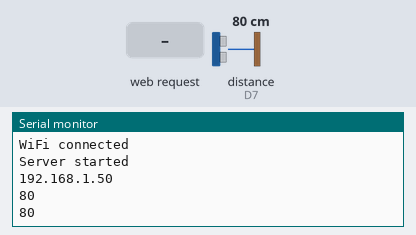
Recording of a sketch running on a simulated ESP8266 (NodeMCU). On the bench: the last lines printed to the serial monitor. Wiring (inferred from the names in the program): ultrasonic range finder: trigger D6; echo D7. Inputs (shaded band) come from the test bench; at power-on: distance to the obstacle (sensor on D7) 80 cm. The echo pulse lasts 58.3 µs per cm; WiFi joins after 1.5 s; servers stay silent unless stated.

Above: at 2.7 s.
2.8 s: HTTP request GET /gpio/0 received
5.0 s: distance to the obstacle (sensor on D7) set to 2 cm
At 6.1 s:
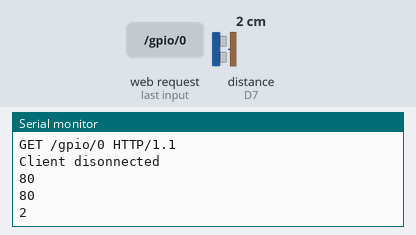
6.5 s: HTTP request GET /gpio/1 received
8.0 s: distance to the obstacle (sensor on D7) set to 4 cm
At 9.3 s:
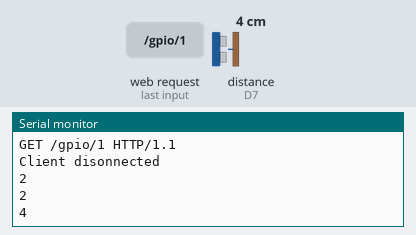
Timing chart, 0 to 10.5 s (numbered marks = the images above; inputs shaded):
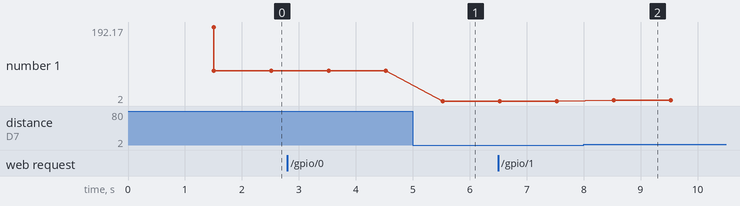

Measured:
- after the input at 5.0 s, the serial monitor: prints a new line after 0.53 s (image 1)
- after the input at 8.0 s, the serial monitor: prints a new line after 0.53 s (image 2)
- plotted number 1: 80 → 2 after the input at 5.0 s, 2 → 4 after the input at 8.0 s

The sketch:

dalnomer.ino.ino
```cpp
#include <ESP8266WiFi.h>
const char* ssid = "TP-LINK-2";
const char* password = "12340000";
WiFiServer server(80);
unsigned long lastMillis = 0;
//Определяем и задаем к каким контактам (D7, D6)модуля микроконтроллера ESP-8266 будут подключены контакты (Echo, Trigger) ультразвукового датчика HC-SR04
#define echoPin D7 // Echo — входной сигнал эха от модуля ультразвукового датчика
// HC-SR04
#define trigPin D6 // Trigger — выходной сигнал запуска внутреннего микроконтроллера
// датчика HC-SR04 поступающий от модуля ESP-8266

long duration, distance; /* Задаём переменную duration — значение длины принимаемого импульса со входа Echo — эхо от модуля ультразвукового датчика HC-SR04; и переменную distance — вычисленное значение расстояния от датчика до предмета от которого отразился ультразвуковой импульс. long — переменная длиной 32 бита со знаком (4 байта), может принимать значения от -2147483648 до 2147483647 */

void setup() {
	Serial.begin(115200);

  pinMode(trigPin, OUTPUT);/* задаем режим OUTPUT- «Выход» контакту D6 модуля ESP-8266 с именем в нашей программе trigPin */
pinMode(echoPin, INPUT);/* задаем режим INPUT- «Вход» контакту D7 модуля ESP-8266 с именем в нашей программе echoPin */
// Connect to WiFi network
  Serial.println();
  Serial.println();
  Serial.print("Connecting to ");
  Serial.println(ssid);

  WiFi.mode(WIFI_STA);
  WiFi.begin(ssid, password);

  while (WiFi.status() != WL_CONNECTED) {
    delay(500);
    Serial.print(".");
  }
  Serial.println("");
  Serial.println("WiFi connected");

  // Start the server
  server.begin();
  Serial.println("Server started");

  // Print the IP address
  Serial.println(WiFi.localIP());
}


void loop() {


digitalWrite(trigPin, LOW);/*С помощью функции digitalWrite() подаем на цифровой вход/выход (pin) (контакт D6 модуля ESP-8266 переменная в программе trigPin) значение логического нуля LOW — 0 Вольт (земля).*/

delayMicroseconds(2); /*задаем длительность логического нуля на trigPin 2 микросекунды*/

digitalWrite(trigPin, HIGH);/*Подаем на цифровой вход/выход (pin) (контакт D6 модуля ESP-8266 переменная в программе trigPin) значение логической единицы HIGH — 5 Вольт (3.3 Вольт для 3.3 Вольт-вых  плат).*/

delayMicroseconds(10);/*задаем длительность логической единицы на trigPin 10 микросекунд */

digitalWrite(trigPin, LOW);/*Подаем на цифровой вход/выход(pin)(контакт D6 модуля ESP-8266 переменная в программе trigPin)значение логического нуля LOW — 0 Вольт (земля).*/

duration = pulseIn(echoPin, HIGH);/*Присваиваем переменной duration значение HIGH длительности принимаемого импульса с контакта D7 модуля ESP-8266 (переменная в программе echoPin) то есть принимаем усиленный и преобразованный датчиком HC-SR04 импульс пропорциональный дистанции до обнаруженного объекта ультразвуковым датчиком */

distance = duration/58.2;/*  Вычисляем по эмпирической формуле дистанцию до обнаруженного объекта (в см), опираясь на скорость звука в воздухе  изменяя значение коэффициента 58.2 можем скорректировать  линейную погрешность ультразвукового датчика*/

Serial.println(distance);/* Передаем в «Монитор порта» дистанцию до обнаруженного объекта (в см) через последовательный порт как ASCII текст с следующим за ним символом переноса строки (ASCII символ 13 или ‘\r’) и символом новой строки (ASCII 10 или ‘\n’) */

delay(1000);
 // Check if a client has connected
  WiFiClient client = server.available();
  if (!client) {
    return;
  }

  // Wait until the client sends some data
  Serial.println("new client");
  while(!client.available()){
    delay(1);
  }

  // Read the first line of the request
  String req = client.readStringUntil('\r');
  Serial.println(req);
  client.flush();

  // Match the request
  int val;
  if (req.indexOf("/gpio/0") != -1)
    val = 0;
  else if (req.indexOf("/gpio/1") != -1)
    val = 1;
  else {
    Serial.println("invalid request");
    client.stop();
    return;
  }

  // Set GPIO2 according to the request
  digitalWrite(2, val);

  client.flush();

  // Prepare the response
  String s = "HTTP/1.1 200 OK\r\nContent-Type: text/html\r\n\r\n<!DOCTYPE HTML>\r\n<html>\r\ndistance= ";
 s += duration/58.2;
  s += "</html>\n";

  // Send the response to the client
  client.print(s);
  delay(1);
  Serial.println("Client disonnected");


}
```
